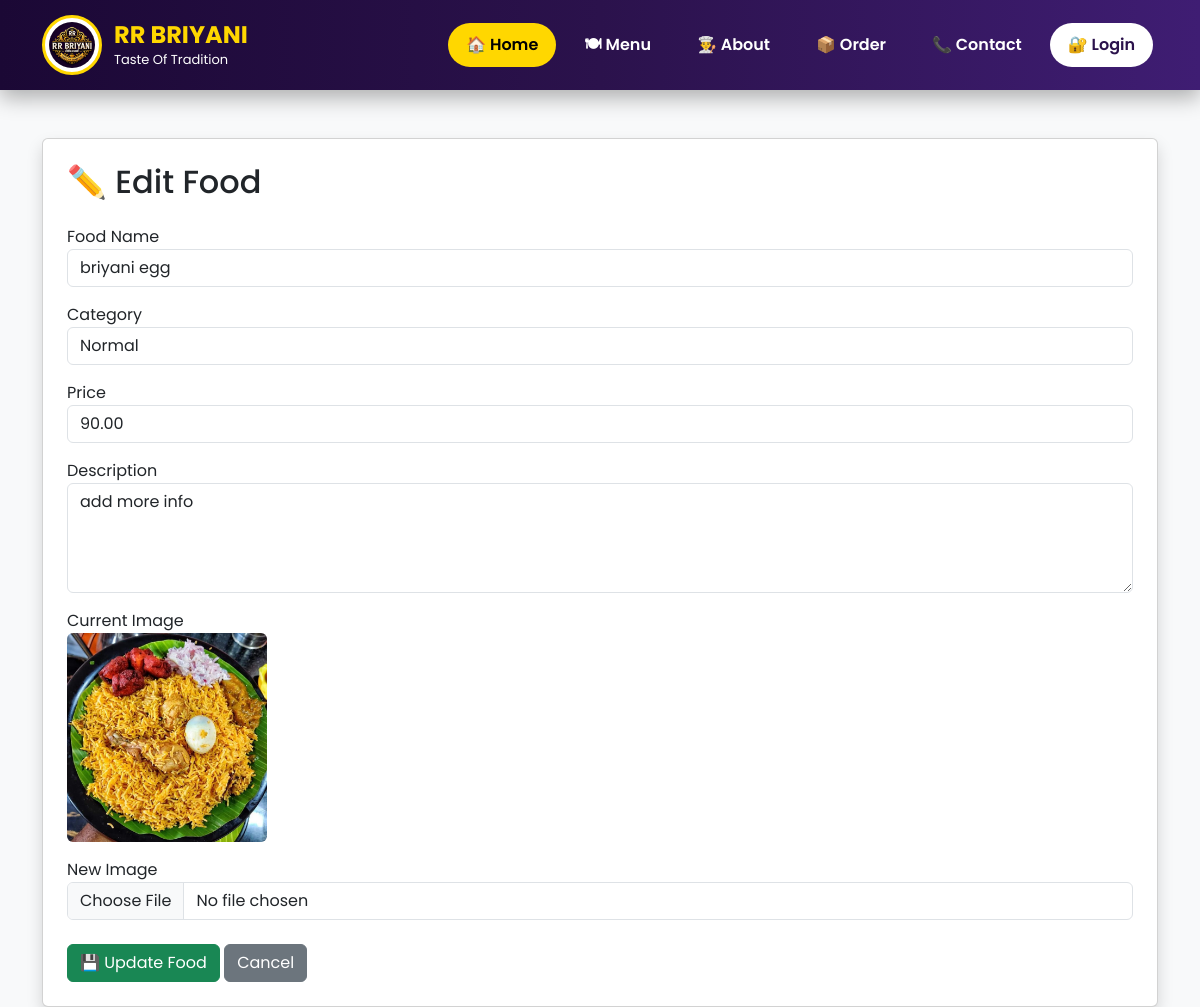
Screenshot of /inventory/food/edit/3/ (signed in) with the database file from the repository.
### Inventory/models.py (models this page shows, shortened)
class Food(models.Model):
    CATEGORY = (
        ('Normal', 'Normal'),
        ('Event', 'Event'),
    )
    name = models.CharField(max_length=100)
    category = models.CharField(max_length=20, choices=CATEGORY)
    price = models.DecimalField(max_digits=10, decimal_places=2)
    image = models.ImageField(upload_to='food/')
    description = models.TextField(blank=True)
    available = models.BooleanField(default=True)

### Inventory/views.py (the view, shortened to what this page needs)
# urls.py: path('food/edit/<int:id>/', views.edit_food, name='edit_food'),
@login_required
def edit_food(request, id):
    food = get_object_or_404(Food, id=id)
    return render(
        request,
        "edit_food.html",
        {
            "food": food
        }
    )

### Frontend/templates/edit_food.html (shortened to what this page needs)
{% extends 'base.html' %}
{% block content %}
<div class="container mt-5">
    <div class="card shadow p-4">
        <h2 class="mb-4">
            ✏️ Edit Food
        </h2>
        <form method="POST" enctype="multipart/form-data">
            <label>Food Name</label>
            <input
                type="text"
                name="name"
                class="form-control mb-3"
                value="{{ food.name }}"
                required>
            <label>Category</label>
            <select
                name="category"
                class="form-control mb-3">
                <option value="Normal"
                {% if food.category == "Normal" %}selected{% endif %}>
                Normal
                </option>
            </select>
            <label>Price</label>
            <input
                type="number"
                name="price"
                class="form-control mb-3"
                value="{{ food.price }}"
                required>
            <label>Description</label>
            <textarea
                name="description"
                class="form-control mb-3"
                rows="4">{{ food.description }}</textarea>
            <label>Current Image</label><br>
            <img
                src="{{ food.image.url }}"
                width="200"
                class="mb-3 rounded">
            <br>
            <label>New Image</label>
            <input
                type="file"
                name="image"
                class="form-control mb-4">
            <button class="btn btn-success">
                💾 Update Food
            </button>
            <a href="{% url 'admin_order' %}"
               class="btn btn-secondary">
               Cancel
            </a>
        </form>
    </div>
</div>
{% endblock %}

### Frontend/templates/base.html (style rules this page uses)
* { margin:0; padding:0; box-sizing:border-box; font-family:'Poppins',sans-serif; }
body { background:#f8f9fa; overflow-x:hidden; }

### rows the page displays
Food: name "briyani egg", category "Normal", price "90.00", description "add more info", image (picture)
